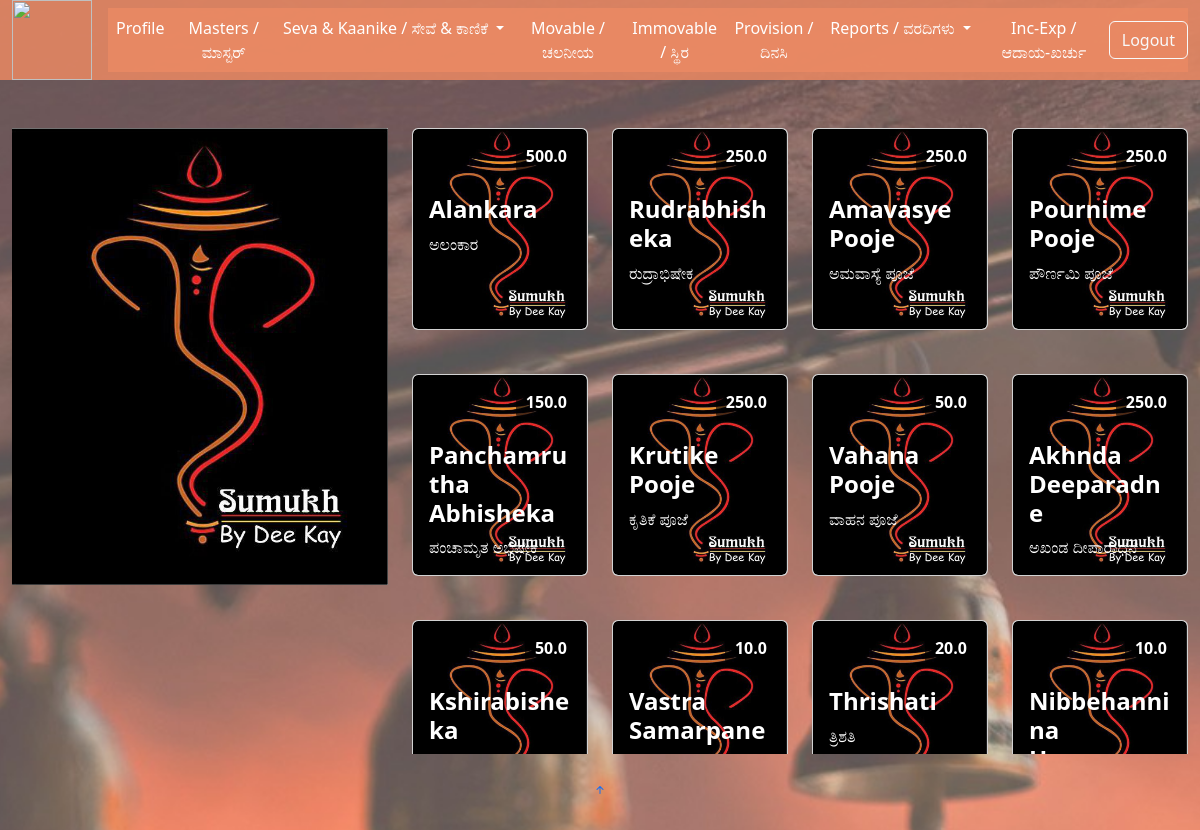
Screenshot of /seva (signed in) with the database file from the repository.
### eSeveTickets/models.py (models this page shows, shortened)
class Item(models.Model):
    id = models.AutoField(primary_key=True)  # Auto-incremented primary key
    item_name = models.CharField(max_length=100)  # Item name (varchar)
    p_stock = models.FloatField()  # Purchased stock (float)
    s_stock = models.FloatField()  # Sold stock (float)
    d_stock = models.FloatField()  # Damaged stock (float)
    t_stock = models.FloatField()  # Total stock (float)
    ps_stock = models.FloatField()  # Pending stock (float)
    ss_stock = models.FloatField()  # Stock in sale (float)
    dcsale_stock = models.IntegerField()  # Discounted sale stock (int)
    closing_stock = models.DecimalField(max_digits=15, decimal_places=2)  # Closing stock (decimal)
    container = models.DecimalField(max_digits=15, decimal_places=2)  # Container cost (decimal)
    disc = models.DecimalField(max_digits=15, decimal_places=2)  # Discount (decimal)
    selling_price = models.FloatField()  # Selling price (float)
    mrp = models.FloatField()  # MRP (float)
    tax = models.DecimalField(max_digits=4, decimal_places=2)  # Tax 1 (decimal)
    tax_two = models.DecimalField(max_digits=4, decimal_places=2)  # Tax 2 (decimal)
    tax_three = models.DecimalField(max_digits=4, decimal_places=2)  # Tax 3 (decimal)
    cess = models.DecimalField(max_digits=4, decimal_places=2)  # Cess (decimal)
    priority = models.CharField(max_length=100)  # Priority (varchar)
    unit = models.CharField(max_length=100)  # Unit (varchar)
    hsn_no = models.CharField(max_length=100)  # HSN number (varchar)
    image = models.ImageField(upload_to='images/')  # Image (file)
    enable = models.IntegerField()  # Enable status (int)
    stock_alert = models.IntegerField()  # Stock alert threshold (int)
    itemdetails = models.CharField(max_length=500)  # Item details (varchar)
    category = models.CharField(max_length=25)  # Category field (varchar, length 25)
    ext1 = models.CharField(max_length=100, blank=True, null=True)  # Extra field 1 (varchar)
    ext2 = models.CharField(max_length=100, blank=True, null=True)  # Extra field 2 (varchar)
    ext3 = models.CharField(max_length=100, blank=True, null=True)  # Extra field 3 (varchar)
    ext4 = models.CharField(max_length=100, blank=True, null=True)  # Extra field 4 (varchar)
    ext5 = models.CharField(max_length=100, blank=True, null=True)  # Extra field 5 (varchar)
    ext6 = models.CharField(max_length=100, blank=True, null=True)  # Extra field 6 (varchar)
    ext7 = models.CharField(max_length=100, blank=True, null=True)  # Extra field 7 (varchar)
    ext8 = models.CharField(max_length=100, blank=True, null=True)  # Extra field 8 (varchar)
    language = models.CharField(max_length=250, blank=True, null=True)  # Language (varchar)
    to_id = models.IntegerField()  # Foreign key ID (int)
    dealer_cost = models.DecimalField(max_digits=10, decimal_places=2)  # Dealer cost (decimal)

### eSeveTickets/views.py (the view)
# urls.py: path('seva',seva, name='seva'),
@login_required(login_url='userlogin')
def seva(request):
    sevas= []
    seva = Item.objects.filter(category="Seva")
    for seve in seva:
        sevas.append({"Name":seve.item_name,"kannada":seve.language, "price":seve.selling_price})
    return render(request,'seva.html',{'sevas':sevas})

### eSeveTickets/templates/seva.html (shortened to what this page needs)
{% extends "base.html" %}
{% load static %}
{% block styles %}
<link rel="stylesheet" href="{% static "css/seve.css" %}">
{% endblock styles %}
{% block content %}
<div class="container-fluid my-5">
    <div class="row mb-4">
        <div class="col-md-4">
            <img src="{% static 'images/track_logo.png' %} " class="img-fluid" alt="Section Image">
        </div>
        <div class="col-md-8">
            <div class="row row-cols-1 row-cols-md-2 row-cols-lg-4 g-4 sevas-list">
                {% for seva in sevas %}
                <div class="col card-container">
                    <div class="card">
                        <div class="card-img" style="background-image: url('{% static "images/track_logo.png" %}');">
                            <span class="price">{{seva.price}}</span>
                            <div class="card-body">
                                <h5 class="card-title">{{seva.Name}}</h5>
                                <p class="card-text">{{seva.kannada}}</p>
                            </div>
                        </div>
                    </div>
                </div>
                {% endfor %}
            </div>
        </div>
    </div>
    {% endblock content %}

### eSeveTickets/templates/base.html (shortened to what this page needs)
<!DOCTYPE html>
{% load static %}
<html lang="en">
<head>
    {% block styles %}{% endblock styles %}
  <link href="{% static 'vendor/bootstrap/css/bootstrap.min.css' %} " rel="stylesheet">
  <link href="{% static 'vendor/bootstrap-icons/bootstrap-icons.css' %} " rel="stylesheet">
  <link href="{% static 'vendor/aos/aos.css" rel="stylesheet' %}">
  <link href="{% static 'vendor/animate.css/animate.min.css' %}" rel="stylesheet">
  <link href="{% static 'vendor/glightbox/css/glightbox.min.css' %}" rel="stylesheet">
  <link href="{% static 'vendor/swiper/swiper-bundle.min.css' %}" rel="stylesheet">
  <link href="{% static 'css/main.css' %}" rel="stylesheet">
</head>
<body>
    {% if user.is_authenticated %}
    {% include "header.html" %}
    {% endif %}
    {% block content %}{% endblock content %}
  <a href="#" id="scroll-top" class="scroll-top d-flex align-items-center justify-content-center"><i class="bi bi-arrow-up-short"></i></a>
</body>
</html>

### eSeveTickets/templates/header.html (shortened to what this page needs)
{% load static %}
{% block styles %}
<link rel="stylesheet" href="{% static "css/header.css" %}">
{% endblock styles %}
<nav class="navbar navbar-expand-lg bg-body-tertiary sticky-top">
    <div class="container-fluid">
      <a class="navbar-brand" href="#">
        <img src="{% static 'images/ganeshLogo.png' %}" alt="" class="navbar-logo">
      </a>
      <div class="collapse navbar-collapse" id="navbarSupportedContent">
        <ul class="navbar-nav mx-auto">
            <li class="nav-item {% if request.path == '/profile/' %}active{% endif %}">
              <a class="nav-link" href="{% url 'profile' %}">Profile</a>
            </li>
            <li class="nav-item {% if request.path == '/masters/' %}active{% endif %}">
              <a class="nav-link" href="{% url 'masters' %}">Masters / ಮಾಸ್ಟರ್</a>
            </li>
            <li class="nav-item dropdown {% if request.path == '/seva/' or request.path == '/kaanike/' %}active{% endif %}">
              <a class="nav-link dropdown-toggle" href="#" id="sevaKaanikeDropdown" role="button" data-bs-toggle="dropdown" aria-expanded="false">
                Seva & Kaanike / ಸೇವೆ & ಕಾಣಿಕೆ
              </a>
            </li>
            <li class="nav-item {% if request.path == '/movable/' %}active{% endif %}">
              <a class="nav-link" href="{% url 'movable' %}">Movable / ಚಲನೀಯ</a>
            </li>
            <li class="nav-item {% if request.path == '/immovable/' %}active{% endif %}">
              <a class="nav-link" href="{% url 'immovable' %}">Immovable / ಸ್ಥಿರ</a>
            </li>
            <li class="nav-item {% if request.path == '/provision/' %}active{% endif %}">
              <a class="nav-link" href="{% url 'provision' %}">Provision / ದಿನಸಿ</a>
            </li>
            <li class="nav-item dropdown {% if request.path == '/pooja-report/' or request.path == '/user-report/' %}active{% endif %}">
              <a class="nav-link dropdown-toggle" href="#" id="navbarDropdown" role="button" data-bs-toggle="dropdown" aria-expanded="false">
                Reports / ವರದಿಗಳು
              </a>
            </li>
            <li class="nav-item {% if request.path == '/inc-exp/' %}active{% endif %}">
              <a class="nav-link" href="{% url 'inc_exp' %}">Inc-Exp / ಆದಾಯ-ಖರ್ಚು</a>
            </li>
          </ul>
        <form class="d-flex ms-auto logout-btn" action="{% url 'userlogout' %}" method="post">
            <button class="btn btn-outline-light" type="submit">Logout</button>
          </form>
      </div>
    </div>
  </nav>

### static/css/seve.css (style rules this page uses)
.card { position: relative; border: none; overflow: hidden; border-radius: 10px; height: 100%; }
.card-img { background-size: cover; background-position: center; height: 200px; width: 100%; }
.card-body { top: 25%; position: relative; z-index: 2; padding: 20px; border-radius: 10px; }
.card-title { top: 1rem; font-size: 1.5rem; font-weight: bold; color: #ffffff !important; }
.card-text { color: #ffffff; }
.price { position: absolute; top: 10px; right: 10px; background-color: rgba(0, 0, 0, 0.6); color: white; padding: 5px 10px; border-radius: 5px; font-weight: bold; }
.card-container { margin-bottom: 20px; }
.sevas-list { max-height: 650px; overflow-y: auto; }
.sevas-list { scrollbar-width: thin; scrollbar-color: rgb(255, 147, 58) #f1f1f1; }

### static/css/main.css (style rules this page uses)
body { background-image: url('/static/images/temple_bell12.jpg'); background-size: cover; background-position: center; background-attachment: fixed; background-repeat: no-repeat; height: 100vh; margin: 0; color: aliceblue; }

### static/css/header.css (style rules this page uses)
.navbar { background-color: #eb8a64d8 !important; height: 5rem; }
.navbar-collapse { background-color: #eb8a64d8 !important; text-align: center; }
.logout-btn { float: right; }
.navbar-logo { width: 5rem; height: 5rem; }
nav .navbar-nav li a { color: white !important; }
.navbar .dropdown-toggle { color: #eb8a64d8; }

### rows the page displays
Item: price "500.0", Name "Alankara", kannada "ಅಲಂಕಾರ"
Item: price "250.0", Name "Rudrabhisheka", kannada "ರುದ್ರಾಭಿಷೇಕ"
Item: price "250.0", Name "Amavasye Pooje", kannada "ಅಮವಾಸ್ಯೆ ಪೂಜೆ"
Item: price "250.0", Name "Pournime Pooje", kannada "ಪೌರ್ಣಮಿ ಪೂಜೆ"
Item: price "150.0", Name "Panchamrutha Abhisheka", kannada "ಪಂಚಾಮೃತ ಅಭಿಷೇಕ"
Item: price "250.0", Name "Krutike Pooje", kannada "ಕೃತಿಕೆ ಪೂಜೆ"
Item: price "50.0", Name "Vahana Pooje", kannada "ವಾಹನ ಪೂಜೆ"
Item: price "250.0", Name "Akhnda Deeparadne", kannada "ಅಖಂಡ ದೀಪಾರಾಧನೆ"
Item: price "50.0", Name "Kshirabisheka"
Item: price "10.0", Name "Vastra Samarpane"
Item: price "20.0", Name "Thrishati", kannada "ತ್ರಿಶತಿ"
Item: price "10.0", Name "Nibbehannina…"
